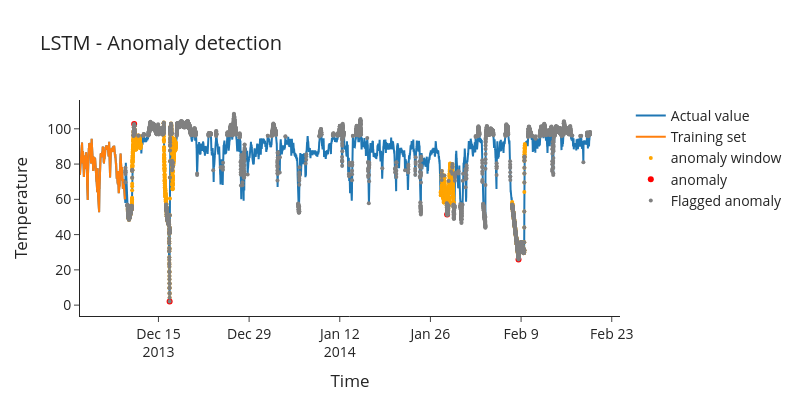
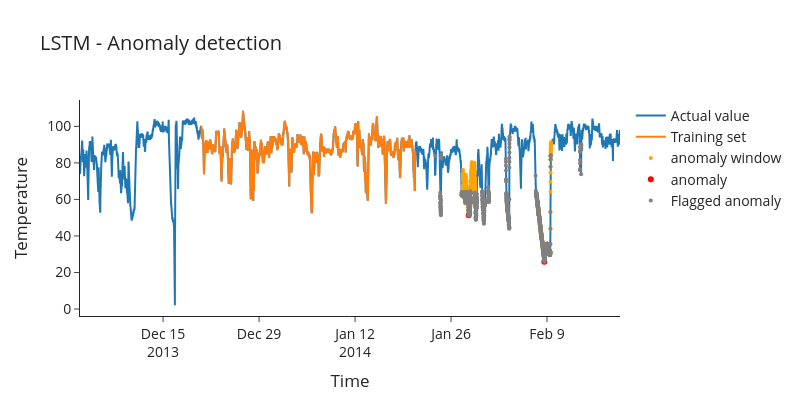

These figures' notebook cell, in order:
### Code cell
plot_temp_trend(data_whole=df, data_train=df_train_1, data_anomaly=df_test_for_flag_1)
plot_temp_trend(data_whole=df, data_train=df_train_2, data_anomaly=df_test_for_flag_2)

### Figure 1 — Plotly figure (JSON) as saved in the notebook; plotly's stock layout.template omitted (floating-point values rounded to 4 significant figures; data arrays with more than 128 entries replaced by an {"elided": "..."} marker saying what was removed)
{"data": [{"name": "Actual value", "type": "scatter", "x": {"elided": "22695 str values"}, "y": {"elided": "22695 float values"}}, {"name": "Training set", "type": "scatter", "x": {"elided": "2000 str values"}, "y": {"elided": "2000 float values"}}, {"marker": {"color": "orange", "size": 4, "symbol": "circle"}, "mode": "markers", "name": "anomaly window", "type": "scatter", "x": {"elided": "2268 str values"}, "y": {"elided": "2268 float values"}}, {"marker": {"color": "red", "size": 6, "symbol": "circle"}, "mode": "markers", "name": "anomaly", "type": "scatter", "x": ["2013-12-11T06:00:00.000000000", "2013-12-16T17:25:00.000000000", "2014-01-28T13:55:00.000000000", "2014-02-08T14:30:00.000000000"], "y": [102.7, 2.085, 51.37, 25.89]}, {"marker": {"color": "grey", "size": 4, "symbol": "circle"}, "mode": "markers", "name": "Flagged anomaly", "type": "scatter", "x": {"elided": "5578 str values"}, "y": {"elided": "5578 float values"}}], "layout": {"font": {"size": 14}, "height": 400, "title": {"text": "LSTM - Anomaly detection"}, "width": 800, "xaxis": {"title": {"text": "Time"}}, "yaxis": {"title": {"text": "Temperature"}}}}

### Figure 2 — Plotly figure (JSON) as saved in the notebook; plotly's stock layout.template omitted (floating-point values rounded to 4 significant figures; data arrays with more than 128 entries replaced by an {"elided": "..."} marker saying what was removed)
{"data": [{"name": "Actual value", "type": "scatter", "x": {"elided": "22695 str values"}, "y": {"elided": "22695 float values"}}, {"name": "Training set", "type": "scatter", "x": {"elided": "9000 str values"}, "y": {"elided": "9000 float values"}}, {"marker": {"color": "orange", "size": 4, "symbol": "circle"}, "mode": "markers", "name": "anomaly window", "type": "scatter", "x": {"elided": "1134 str values"}, "y": {"elided": "1134 float values"}}, {"marker": {"color": "red", "size": 6, "symbol": "circle"}, "mode": "markers", "name": "anomaly", "type": "scatter", "x": ["2014-01-28T13:55:00.000000000", "2014-02-08T14:30:00.000000000"], "y": [51.37, 25.89]}, {"marker": {"color": "grey", "size": 4, "symbol": "circle"}, "mode": "markers", "name": "Flagged anomaly", "type": "scatter", "x": {"elided": "1317 str values"}, "y": {"elided": "1317 float values"}}], "layout": {"font": {"size": 14}, "height": 400, "title": {"text": "LSTM - Anomaly detection"}, "width": 800, "xaxis": {"title": {"text": "Time"}}, "yaxis": {"title": {"text": "Temperature"}}}}
